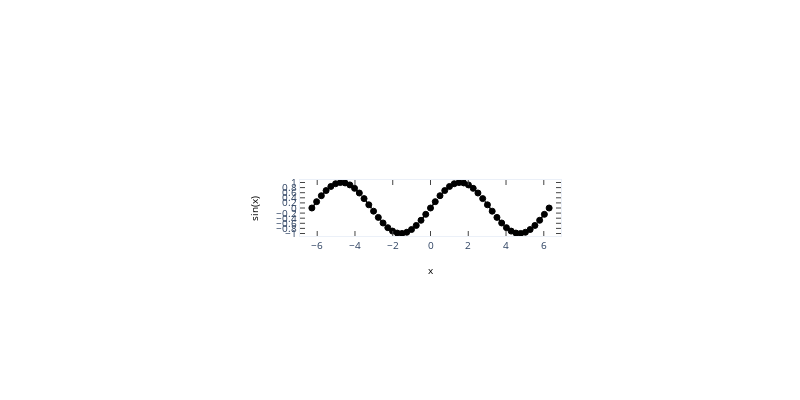

Notebook code for this chart:
### Code cell
# import warnings
# warnings.filterwarnings("ignore")

# IMPORT MODULES
import numpy as np
import matplotlib.pyplot as plt
import plotly.tools as tls

# CREATE DATA ARRAYS
x = np.linspace(-2.0 * np.pi, 2.0 * np.pi, 51)
y = np.sin(x)

# MAKE A MPL FIGURE
mpl_fig = plt.figure()
plt.plot(x, y, "ko--")
plt.xlabel("x")
plt.ylabel("sin(x)")
# plt.show()

# CONVERT USING PLOTLY
fig = tls.mpl_to_plotly(mpl_fig)

# UPDATE THEME
fig.update_layout(template="plotly_white")
fig.update_layout(width=800,height=400)

# SHOW
fig.show()

# # # SAVE AND RENDER 
# file_name="./img/mpl-to-plotly.html"
# fig.write_html(file_name)
# from IPython.display import IFrame
# IFrame(src=file_name, width=900, height=500)

### Figure 1 — Plotly figure (JSON) as saved in the notebook; plotly's stock layout.template omitted (floating-point values rounded to 4 significant figures)
{"data": [{"line": {"color": "rgba (0, 0, 0, 1)", "dash": "dash", "width": 1.5}, "marker": {"color": "#000000", "line": {"color": "#000000", "width": 1.0}, "opacity": 1, "size": 6.0, "symbol": "circle"}, "mode": "lines+markers", "name": "_child0", "type": "scatter", "x": [-6.283, -6.032, -5.781, -5.529, -5.278, -5.027, -4.775, -4.524, -4.273, -4.021, -3.77, -3.519, -3.267, -3.016, -2.765, -2.513, -2.262, -2.011, -1.759, -1.508, -1.257, -1.005, -0.754, -0.5027, -0.2513, 8.882e-16, 0.2513, 0.5027, 0.754, 1.005, 1.257, 1.508, 1.759, 2.011, 2.262, 2.513, 2.765, 3.016, 3.267, 3.519, 3.77, 4.021, 4.273, 4.524, 4.775, 5.027, 5.278, 5.529, 5.781, 6.032, 6.283], "xaxis": "x", "y": [2.449e-16, 0.2487, 0.4818, 0.6845, 0.8443, 0.9511, 0.998, 0.9823, 0.9048, 0.7705, 0.5878, 0.3681, 0.1253, -0.1253, -0.3681, -0.5878, -0.7705, -0.9048, -0.9823, -0.998, -0.9511, -0.8443, -0.6845, -0.4818, -0.2487, 8.882e-16, 0.2487, 0.4818, 0.6845, 0.8443, 0.9511, 0.998, 0.9823, 0.9048, 0.7705, 0.5878, 0.3681, 0.1253, -0.1253, -0.3681, -0.5878, -0.7705, -0.9048, -0.9823, -0.998, -0.9511, -0.8443, -0.6845, -0.4818, -0.2487, -2.449e-16], "yaxis": "y"}], "layout": {"autosize": false, "height": 400, "hovermode": "closest", "margin": {"b": 164, "l": 300, "pad": 0, "r": 239, "t": 180}, "showlegend": false, "width": 800, "xaxis": {"anchor": "y", "domain": [0.0, 1.0], "mirror": "ticks", "nticks": 9, "range": [-6.912, 6.912], "showgrid": false, "showline": true, "side": "bottom", "tickfont": {"size": 10.0}, "ticks": "inside", "title": {"font": {"color": "#000000", "size": 10.0}, "text": "x"}, "type": "linear", "zeroline": false}, "yaxis": {"anchor": "x", "domain": [0.0, 1.0], "mirror": "ticks", "nticks": 11, "range": [-1.098, 1.098], "showgrid": false, "showline": true, "side": "left", "tickfont": {"size": 10.0}, "ticks": "inside", "title": {"font": {"color": "#000000", "size": 10.0}, "text": "sin(x)"}, "type": "linear", "zeroline": false}}}
